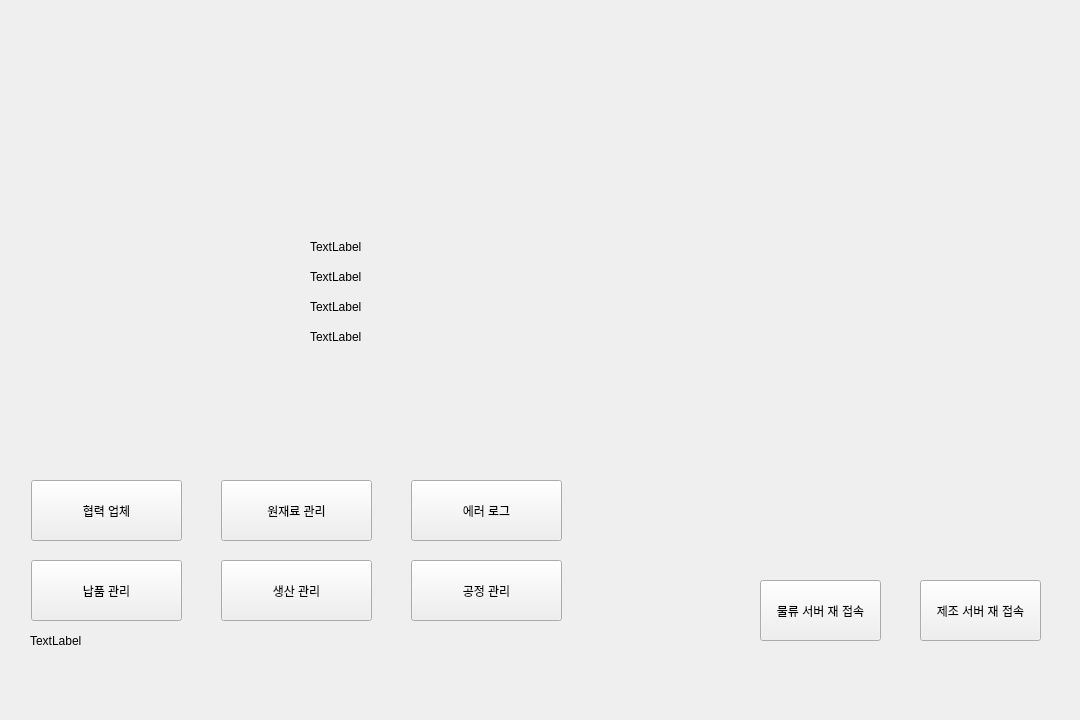
<?xml version="1.0" encoding="UTF-8"?>
<ui version="4.0">
 <class>DashboardWidget</class>
 <widget class="QWidget" name="DashboardWidget">
  <property name="geometry">
   <rect>
    <x>0</x>
    <y>0</y>
    <width>1080</width>
    <height>720</height>
   </rect>
  </property>
  <property name="windowTitle">
   <string>Form</string>
  </property>
  <widget class="QPushButton" name="CompanyListBtn">
   <property name="geometry">
    <rect>
     <x>31</x>
     <y>480</y>
     <width>151</width>
     <height>61</height>
    </rect>
   </property>
   <property name="text">
    <string>협력 업체</string>
   </property>
  </widget>
  <widget class="QWidget" name="verticalLayoutWidget_3">
   <property name="geometry">
    <rect>
     <x>570</x>
     <y>20</y>
     <width>481</width>
     <height>361</height>
    </rect>
   </property>
   <layout class="QVBoxLayout" name="prodChartLayout"/>
  </widget>
  <widget class="QPushButton" name="DeliveryBtn">
   <property name="geometry">
    <rect>
     <x>31</x>
     <y>560</y>
     <width>151</width>
     <height>61</height>
    </rect>
   </property>
   <property name="text">
    <string>납품 관리</string>
   </property>
  </widget>
  <widget class="QPushButton" name="ScmManageBtn">
   <property name="geometry">
    <rect>
     <x>221</x>
     <y>480</y>
     <width>151</width>
     <height>61</height>
    </rect>
   </property>
   <property name="text">
    <string>원재료 관리</string>
   </property>
  </widget>
  <widget class="QPushButton" name="pushButton_3">
   <property name="geometry">
    <rect>
     <x>221</x>
     <y>560</y>
     <width>151</width>
     <height>61</height>
    </rect>
   </property>
   <property name="text">
    <string>생산 관리</string>
   </property>
  </widget>
  <widget class="QPushButton" name="pushButton_4">
   <property name="geometry">
    <rect>
     <x>411</x>
     <y>480</y>
     <width>151</width>
     <height>61</height>
    </rect>
   </property>
   <property name="text">
    <string>에러 로그</string>
   </property>
  </widget>
  <widget class="QPushButton" name="ProcessBtn">
   <property name="geometry">
    <rect>
     <x>411</x>
     <y>560</y>
     <width>151</width>
     <height>61</height>
    </rect>
   </property>
   <property name="text">
    <string>공정 관리</string>
   </property>
  </widget>
  <widget class="QPushButton" name="pushButton_6">
   <property name="geometry">
    <rect>
     <x>920</x>
     <y>580</y>
     <width>121</width>
     <height>61</height>
    </rect>
   </property>
   <property name="text">
    <string>제조 서버 재 접속</string>
   </property>
  </widget>
  <widget class="QPushButton" name="pushButton_7">
   <property name="geometry">
    <rect>
     <x>760</x>
     <y>580</y>
     <width>121</width>
     <height>61</height>
    </rect>
   </property>
   <property name="text">
    <string>물류 서버 재 접속</string>
   </property>
  </widget>
  <widget class="QWidget" name="verticalLayoutWidget_4">
   <property name="geometry">
    <rect>
     <x>30</x>
     <y>20</y>
     <width>251</width>
     <height>191</height>
    </rect>
   </property>
   <layout class="QVBoxLayout" name="storageA01ChartLayout"/>
  </widget>
  <widget class="QWidget" name="verticalLayoutWidget_5">
   <property name="geometry">
    <rect>
     <x>30</x>
     <y>230</y>
     <width>251</width>
     <height>191</height>
    </rect>
   </property>
   <layout class="QVBoxLayout" name="storageB02ChartLayout"/>
  </widget>
  <widget class="QWidget" name="verticalLayoutWidget_6">
   <property name="geometry">
    <rect>
     <x>300</x>
     <y>20</y>
     <width>251</width>
     <height>191</height>
    </rect>
   </property>
   <layout class="QVBoxLayout" name="storageC03ChartLayout"/>
  </widget>
  <widget class="QLabel" name="userName">
   <property name="geometry">
    <rect>
     <x>30</x>
     <y>630</y>
     <width>221</width>
     <height>21</height>
    </rect>
   </property>
   <property name="styleSheet">
    <string notr="true"/>
   </property>
   <property name="text">
    <string>TextLabel</string>
   </property>
  </widget>
  <widget class="QLabel" name="label">
   <property name="geometry">
    <rect>
     <x>310</x>
     <y>240</y>
     <width>57</width>
     <height>14</height>
    </rect>
   </property>
   <property name="text">
    <string>TextLabel</string>
   </property>
  </widget>
  <widget class="QLabel" name="label_2">
   <property name="geometry">
    <rect>
     <x>310</x>
     <y>270</y>
     <width>57</width>
     <height>14</height>
    </rect>
   </property>
   <property name="text">
    <string>TextLabel</string>
   </property>
  </widget>
  <widget class="QLabel" name="label_3">
   <property name="geometry">
    <rect>
     <x>310</x>
     <y>300</y>
     <width>57</width>
     <height>14</height>
    </rect>
   </property>
   <property name="text">
    <string>TextLabel</string>
   </property>
  </widget>
  <widget class="QLabel" name="label_4">
   <property name="geometry">
    <rect>
     <x>310</x>
     <y>330</y>
     <width>57</width>
     <height>14</height>
    </rect>
   </property>
   <property name="text">
    <string>TextLabel</string>
   </property>
  </widget>
 </widget>
 <resources/>
 <connections/>
</ui>
